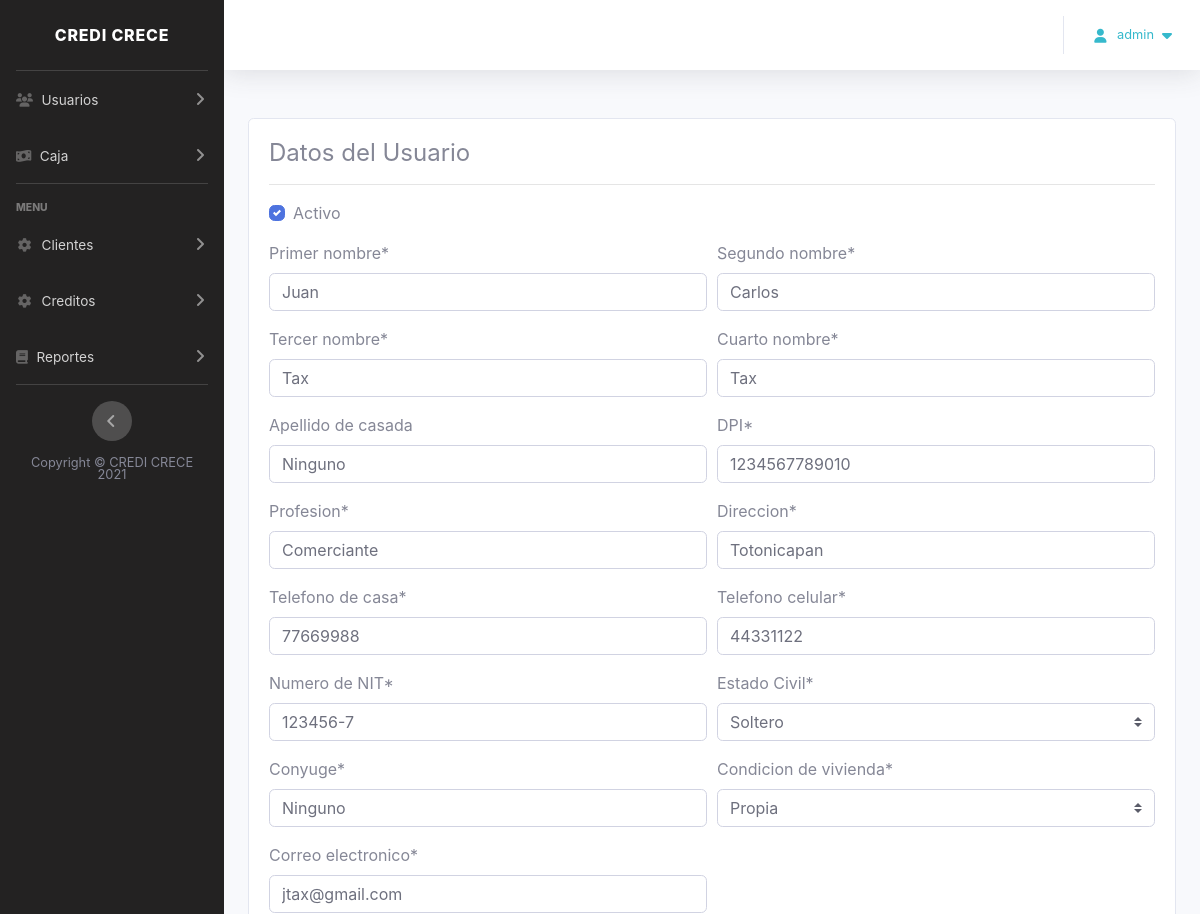
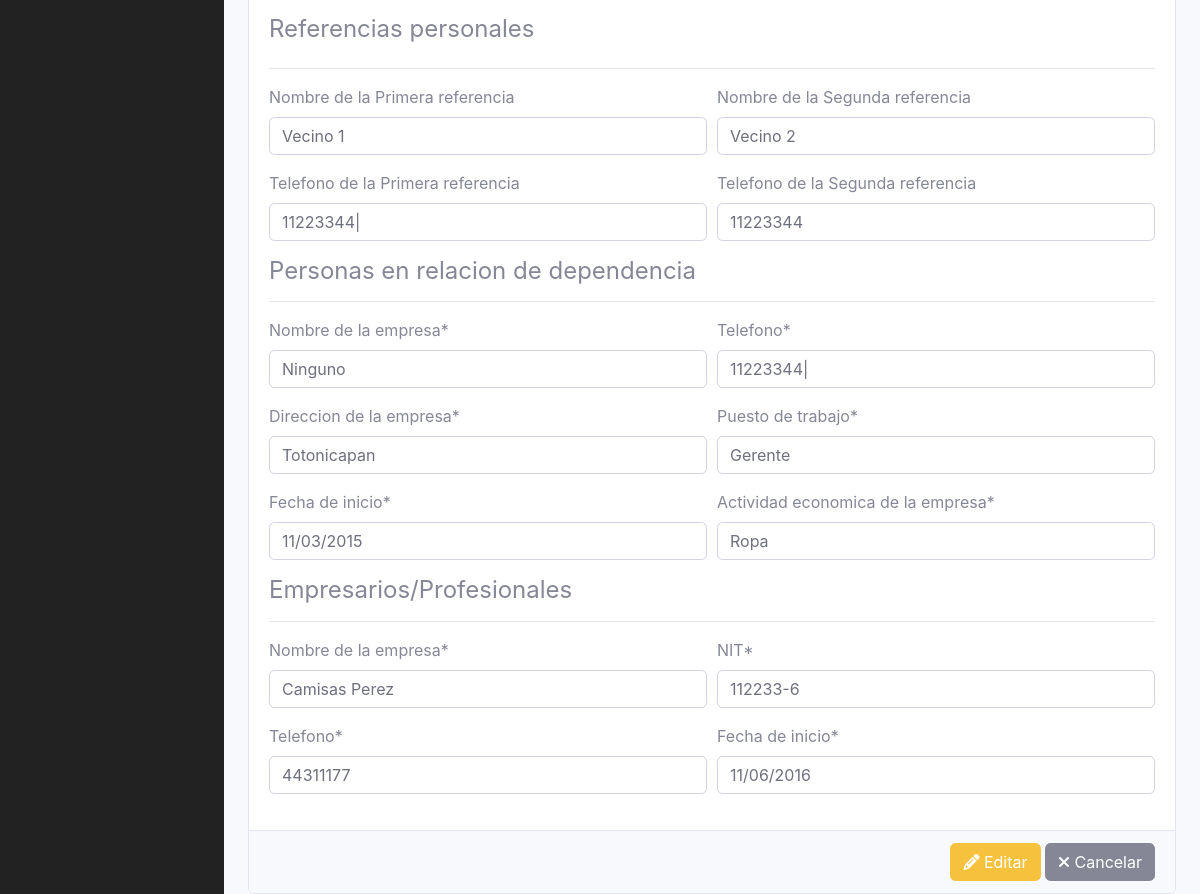
/clientes/actualizar/2/ (signed in), run on the app's committed database (2 pictures, top to bottom).
### clientes/models.py (models this page shows, shortened)
class Cliente(BaseModel):
    ESTADOS_CIVILES = (('soltero','Soltero'),('casado','Casado'))
    CONDICION_DE_VIVIENDA = (('propia','Propia'),('alquilada','Alquilada'),('usufructo','Usufructo'),('familiar','Familiar'),('adeudada','Adeuda'),('prestada','Prestada'))
    primer_nombre = models.CharField(_('Primer nombre'),max_length=50)
    segundo_nombre = models.CharField(_('Segundo nombre'),max_length=50)
    tercer_nombre = models.CharField(_('Tercer nombre'),max_length=50)
    cuarto_nombre = models.CharField(_('Cuarto nombre'),max_length=50)
    apellido_de_casada = models.CharField(_('Apellido de casada'),max_length=50,null=True,blank=True)
    dpi_cliente = models.CharField(_('DPI'),max_length=50)
    profesion = models.CharField(_('Profesion'),max_length=50)
    direccion = models.CharField(_('Direccion'),max_length=50)
    telefono_casa = models.CharField(_('Telefono de casa'),max_length=50)
    celular = models.CharField(_('Telefono celular'),max_length=50)
    nit = models.CharField(_('Numero de NIT'),max_length=30)
    estado_civil = models.CharField(_('Estado Civil'),max_length = 25,choices=ESTADOS_CIVILES,default='soltero')
    conyugue = models.CharField(_('Conyuge'),max_length=100)
    condicion_vivienda = models.CharField(_('Condicion de vivienda'),max_length = 25, choices = CONDICION_DE_VIVIENDA,default='propia')
    correo_electronico = models.CharField(_('Correo electronico'),max_length = 25)
    primera_referencia_p = models.CharField(_('Nombre de la Primera referencia'),max_length=50,null=True,blank=True)
    segunda_referencia_p = models.CharField(_('Nombre de la Segunda referencia'),max_length=50,null=True,blank=True)
    telefono_primera_referencia_p = models.CharField(_('Telefono de la Primera referencia'),max_length=50,null=True,blank=True)
    telefono_segunda_referencia_p = models.CharField(_('Telefono de la Segunda referencia'),max_length=50,null=True,blank=True)
    primera_referencia_f = models.CharField(_('Nombre Primera Referencia Familiar'),max_length=50,null=True,blank=True)
    segunda_referencia_f = models.CharField(_('Nombre Segunda Referencia Familiar'),max_length=50,null=True,blank=True)
    telefono_primera_referencia_f = models.CharField(_('Telefono de la Primera Referencia Familiar'),max_length=50,null=True,blank=True)
    telefono_segunda_referencia_f = models.CharField(_('Telefono de la Segunda Referencia Familiar'),max_length=50,null=True,blank=True)
    nombre_de_la_empresa_prd = models.CharField(_('Nombre de la empresa'),max_length=50)
    telefono_prd = models.CharField(_('Telefono'),max_length=25)
    direccion_de_la_empresa_prd = models.CharField(_('Direccion de la empresa'),max_length=50)
    puesto_de_trabajo_prd = models.CharField(_('Puesto de trabajo'),max_length = 50)
    fecha_inicio_prd = models.DateField(_('Fecha de inicio'))
    actividad_economica_empresa_prd = models.CharField(_('Actividad economica de la empresa'),max_length=50)
    nombre_de_la_empresa_ep = models.CharField(_('Nombre de la empresa'),max_length=50)
    nit_ep = models.CharField(_('NIT'),max_length=25)
    telefono_ep = models.CharField(_('Telefono'),max_length=25)
    fecha_inicio_ep = models.DateField(_('Fecha de inicio'),max_length=25)

### clientes/views.py (the view)
# urls.py: path('clientes/actualizar/<int:pk>/', views.CustomersUpdateView.as_view(), name='update_customer'),
class CustomersUpdateView(BasePermissionView, UpdateView, UpdateViewMixinCustom):
    model = Cliente
    template_name = 'update_customer.html'
    form_class = ClienteForm
    success_url = reverse_lazy('clientes:index_customers')

### utils/mixinCustom.py (called while the page is built)
    def test_func(self):
        return User.objects.filter(id=self.request.user.id).exists()

### clientes/templates/update_customer.html (shortened to what this page needs)
{% extends 'base_main.html'%}
{% load static %}
{% load crispy_forms_tags %}
{% block contenido %}
    <br>
    <form method="post" action="" enctype="multipart/form-data" novalidate autocomplete="off">
         <div class="card">
            <div class="card-body">
                <div class="title-block">
                    <h4 class="title">Datos del Usuario</h4>
                    <hr/>
                </div>
                <div class="form-horizontal">
                    {% crispy form %}
                </div>
            </div>
            <div class="card-footer text-right">
               {% url 'guias:index_customers' as cancel_url %}
               {% include "snippets/_form_default_buttons.html" with cancel_url=cancel_url %}
            </div>
        </div>
    </form>
{% endblock %}

### templates/base_main.html (shortened to what this page needs)
{% load static %}
{% load auth_extras %}
<!DOCTYPE html>
<html lang="es">
    <head>
        <link rel="stylesheet" href="{% static 'bootstrap/dist/css/bootstrap.min.css' %}">
        <link rel="stylesheet" href="{% static '@fortawesome/fontawesome-free/css/all.min.css'%}">
        <link rel="stylesheet" type="text/css" href="{% static 'css/main/sb-admin-2.css' %}">
    </head>
    <body id="page-top">
        <div id="wrapper">
            <ul class="navbar-nav bg-gradient-dark sidebar sidebar-dark accordion" id="accordionSidebar">
                <a class="sidebar-brand d-flex align-items-center justify-content-center" href="#">
                    <div class="sidebar-brand-text mx-3">CREDI CRECE</div>
                </a>
                <hr class="sidebar-divider my-0">
                {% if user.is_staff or user|groups:"Administrador" or user|groups:"Gerente Sucursal" %}
                <li class="nav-item">
                    <a class="nav-link collapsed" href="#" data-toggle="collapse" data-target="#collapseUsuarios"
                        aria-expanded="true" aria-controls="collapseUtilities">
                        <i class="fas fa-users"></i>
                        <span>Usuarios</span>
                    </a>
                </li>
                {% endif %}
                {% if user.is_staff or user|groups:"Administrador" %}
                <li class="nav-item">
                    <a class="nav-link collapsed" href="#" data-toggle="collapse" data-target="#collapsePrecios"
                        aria-expanded="true" aria-controls="collapseUtilities">
                        <i class="fas fa-money-bill-wave"></i>
                        <span>Caja</span>
                    </a>
                </li>
            {% endif %}
                <hr class="sidebar-divider">
                {% if user.is_staff or user|groups:"Administrador" or user|groups:"Gerente Sucursal" or user|groups:"Colaboradores" %}
                <div class="sidebar-heading">Menu</div>
                <li class="nav-item ">
                    <a class="nav-link collapsed" href="#" data-toggle="collapse" data-target="#collapseClientes"
                        aria-expanded="true" aria-controls="collapseTwo">
                        <i class="fas fa-fw fa-cog"></i>
                        <span>Clientes</span>
                    </a>
                <li class="nav-item">
                    <a class="nav-link collapsed" href="#" data-toggle="collapse" data-target="#collapseCuentas"
                        aria-expanded="true" aria-controls="collapseTwo">
                        <i class="fas fa-fw fa-cog"></i>
                        <span>Creditos</span>
                    </a>
                </li>
                <li class="nav-item">
                    <a class="nav-link collapsed" href="#" data-toggle="collapse" data-target="#collapseReportes"
                        aria-expanded="true" aria-controls="collapseTwo">
                        <i class="fas fa-book"></i>
                        <span>Reportes</span>
                    </a>
                </li>
                {% endif %}
                <hr class="sidebar-divider d-none d-md-block">
                <div class="text-center d-none d-md-inline">
                    <button class="rounded-circle border-0" id="sidebarToggle"></button>
                </div>
                <footer class="sticky-footer">
                    <div class="container my-auto">
                        <div class="copyright text-center my-auto">
                            <span>Copyright &copy; CREDI CRECE 2021</span>
                        </div>
                    </div>
                </footer><br>
            </ul>
            <div id="content-wrapper" class="d-flex flex-column">
                <div id="content">
                    <nav class="navbar navbar-expand navbar-light bg-white topbar mb-4 static-top shadow" aria-label="menu">
                        <ul class="navbar-nav ml-auto">
                            <li class="nav-item dropdown no-arrow">
                                <a class="nav-link dropdown-toggle text-info" href="#" id="userDropdown" role="button"
                                    data-toggle="dropdown" aria-haspopup="true" aria-expanded="false">
                                    <i class="fas fa-user fa-sm fa-fw mr-2 text-info"></i>
                                    <span class="mr-2 small text-info">{{user.username}} </span>
                                    <i class="fa fa-caret-down text-info" aria-hidden="true"></i>
                                </a>
                            </li>
                        </ul>
                    </nav>
                    <div class="container-fluid">
                        <div>
                            {% block contenido %}{% endblock contenido %}
                        </div>
                    </div>
                </div>
            </div>
        </div>
    </body>
</html>

### data on the page
Cliente: primer_nombre "Juan", segundo_nombre "Carlos", tercer_nombre "Tax", cuarto_nombre "Tax", apellido_de_casada "Ninguno", dpi_cliente "1234567789010", profesion "Comerciante", direccion "Totonicapan", telefono_casa "77669988", celular "44331122", nit "123456-7", estado_civil "Soltero", conyugue "Ninguno", condicion_vivienda "Propia", correo_electronico "jtax@gmail.com", primera_referencia_p "Vecino 1", segunda_referencia_p "Vecino 2", telefono_primera_referencia_p "11223344|", telefono_segunda_referencia_p "11223344", nombre_de_la_empresa_prd "Ninguno", telefono_prd "11223344|", direccion_de_la_empresa_prd "Totonicapan", puesto_de_trabajo_prd "Gerente", fecha_inicio_prd "11/03/2015", actividad_economica_empresa_prd "Ropa", nombre_de_la_empresa_ep "Camisas Perez", nit_ep "112233-6", telefono_ep "44311177", fecha_inicio_ep "11/06/2016"

### other printed values
{{ user.username }} "admin"
